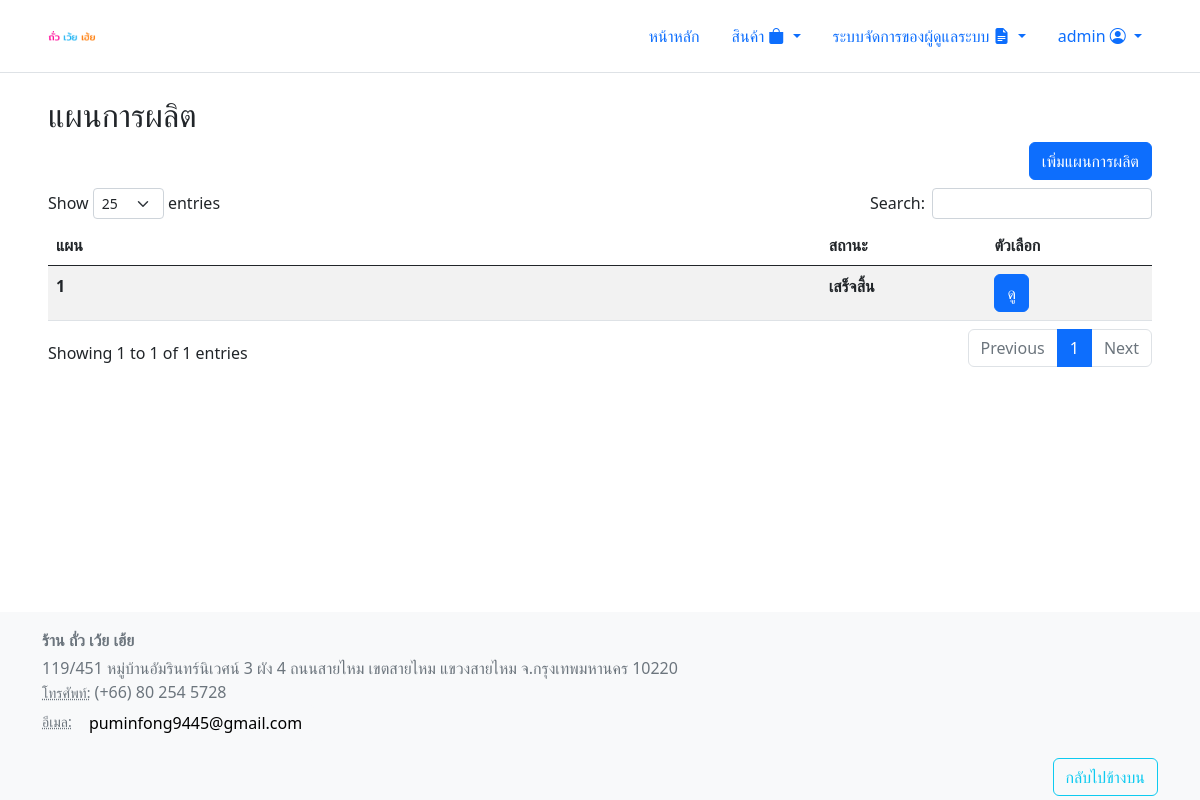
The page /view/admin_page/plan_admin.php (signed in) on the database as committed earlier.
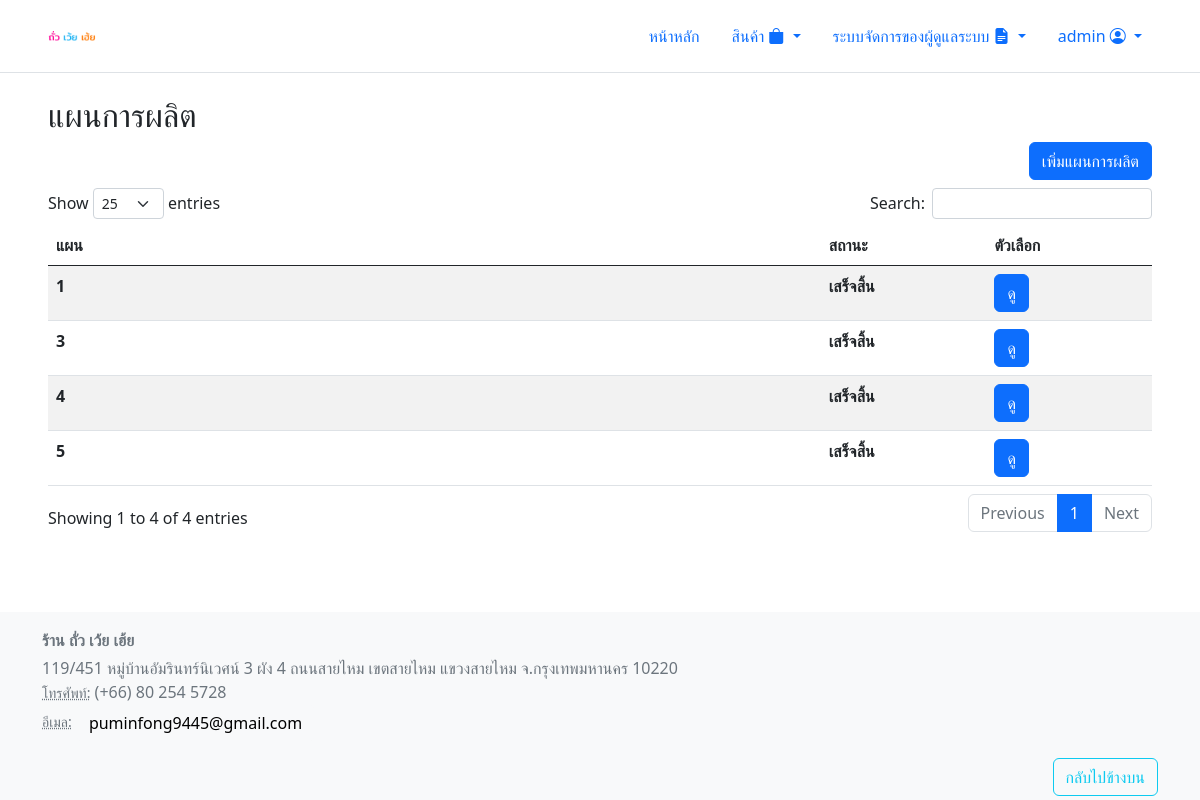
The same page on the database as committed later.
### tables this page shows
CREATE TABLE `plans` (
  `plan_id` int(11) NOT NULL,
  `status` varchar(255) NOT NULL DEFAULT 'เตรียมแผน'
);

### html/inc/permission.php (called while the page is built, shortened)
<?php
  function checkrole($role)
  {
    if(isset($_SESSION['role']) && $_SESSION['role'] == $role)
    {
      return TRUE;
    }
    else
    {
      return FALSE;
    }
  }
?>

### html/view/plan_page/plan_list.php (the view, shortened to what this page needs)
<?php
  require "post/add_plan.php";
  $select_plans = mysqli_query($db, "SELECT * FROM `plans`");
?>
<table id="PlanTable" class="table table-striped" style="width:100%">
        <thead>
			<center>
            <tr>
            <th width='5%'>
              แผน
            </th>
            <th width='65%'>
            </th>
            <th width='15%'>
              สถานะ
            </th>
            <th width='15%'>
              ตัวเลือก
            </th>
          </tr>
			</center>
        </thead>
        <tbody>
        <?php
      		if(mysqli_num_rows($select_plans) > 0){
         		while($fetch_plan = mysqli_fetch_assoc($select_plans)){
        ?>
            <tr>
                <th>
                    <?=$fetch_plan['plan_id']?>
                </th>
                <th>
                </th>
				<th>
                    <?=$fetch_plan['status']?>
                </th>
                <th>
                    <?= '<a class="btn btn-primary" href="../plan_page/show_plan.php?id='.$fetch_plan['plan_id'].'">ดู</a>' ?>
                </th>
            </tr>
            <?php
                }
            }
        ?>
        </tbody>
</table>

### html/inc/header.php (shortened to what this page needs)
<!DOCTYPE html>
<html lang="en">
<head>
    <?php require 'script.php'; ?>
    <?php require 'permission.php'; ?>
</head>
<body class="d-flex flex-column min-vh-100">
  <div id="header" class="fixed-top mb-4 border-bottom bg-white">
    <header class="container d-flex flex-wrap justify-content-center py-3">
      <div class="d-flex align-items-center mb-3 mb-md-0 me-md-auto text-dark text-decoration-none">
        <a href="../../index.php">
        <img src="../../images/logo.png" style="width:60px;height:40px;display: inline;"></img>
          </a>
      </div>
      <ul class="nav nav-pills">
        <li class="nav-item"><a name="home" href="../../index.php" class="nav-link">หน้าหลัก</a></li>
        <?php
        if (isset($_SESSION['username']))
        {?>
        <li class="nav-item dropdown">
            <a class="nav-link dropdown-toggle" href="#" id="navbarDarkDropdownMenuLink" role="button" data-bs-toggle="dropdown" aria-expanded="false">
            สินค้า <i class="bi bi-bag-fill"></i>
            </a>
          </li>
        <?php
          if (checkrole('admin')) {
          ?>
          <li class="nav-item dropdown">
            <a class="nav-link dropdown-toggle" href="#" id="navbarDarkDropdownMenuLink" role="button" data-bs-toggle="dropdown" aria-expanded="false">
              ระบบจัดการของผู้ดูแลระบบ <i class="bi bi-file-earmark-text-fill"></i>
            </a>
          </li>
              <?php
          } ?>
              <li class="nav-item dropdown">
              <a class="nav-link dropdown-toggle" href="#" id="navbarDarkDropdownMenuLink" role="button" data-bs-toggle="dropdown" aria-expanded="false">
              <?=$_SESSION['username']?> <i class="bi bi-person-circle"></i>
              </a>
          </li>
        <?php
        }
        else
        {
        ?>
          <li class="nav-item"><span><a name="login" href="../../util/registration/login.php" class="nav-link">เข้าสู่ระบบ</a></span></li>
          <li class="nav-item"><span><a name="register" href="../../util/registration/register.php" class="nav-link">สมัครสมาชิก</a></span></li>
        <?php
        }
        ?>
      </ul>
    </header>
  </div>
<main class="bg-transparent">
<div class="my-5 p-5 pb-md-4">

Rows that differ between the two databases and show on the page:
added plans: plan_id "3", status "เสร็จสิ้น"
added plans: plan_id "4", status "เสร็จสิ้น"
added plans: plan_id "5", status "เสร็จสิ้น"
Other text that changed with them:
text written by a page script: "Show entries Search: Showing 1 to 1 of 1 entries Previous 1 Next" → "Show entries Search: Showing 1 to 4 of 4 entries Previous 1 Next"
